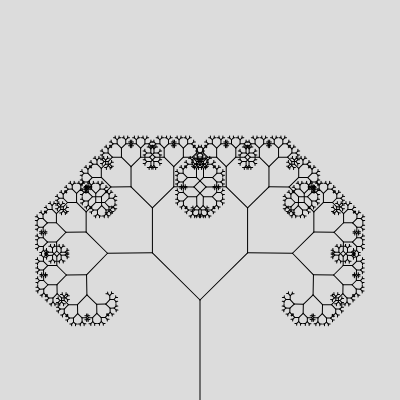
Frame 1 (no input)
Frame 60 (no input): identical to frame 1, image omitted
Frame 120 (the mouse pressed at the canvas centre since frame 60): identical to frame 1, image omitted

The p5.js sketch that drew this single still picture (run headless with seeded random() and noise() and a simulated clock; from frame 60 on, the mouse is pressed at the canvas centre):

// p5.js sketch
// ── sketch.js
const BOARD_SIZE = 400;
var slider;

function setup(){
    createCanvas(BOARD_SIZE, BOARD_SIZE);
    slider = createSlider(0, TWO_PI, PI/4, .01)
}

function draw(){
    background(220);
    translate(BOARD_SIZE/2, BOARD_SIZE);
    angle = slider.value();
    branch(100, 10);
    
}

function branch(len, n){
    line(0, 0 , 0, -len);
    translate(0, -len);
    
    if (n > 0){
        push();
        rotate(angle);
        branch(len*.67, n-1);
        pop();
        push();
        rotate(-angle);
        branch(len*.67, n-1)
        pop();
    }
}
